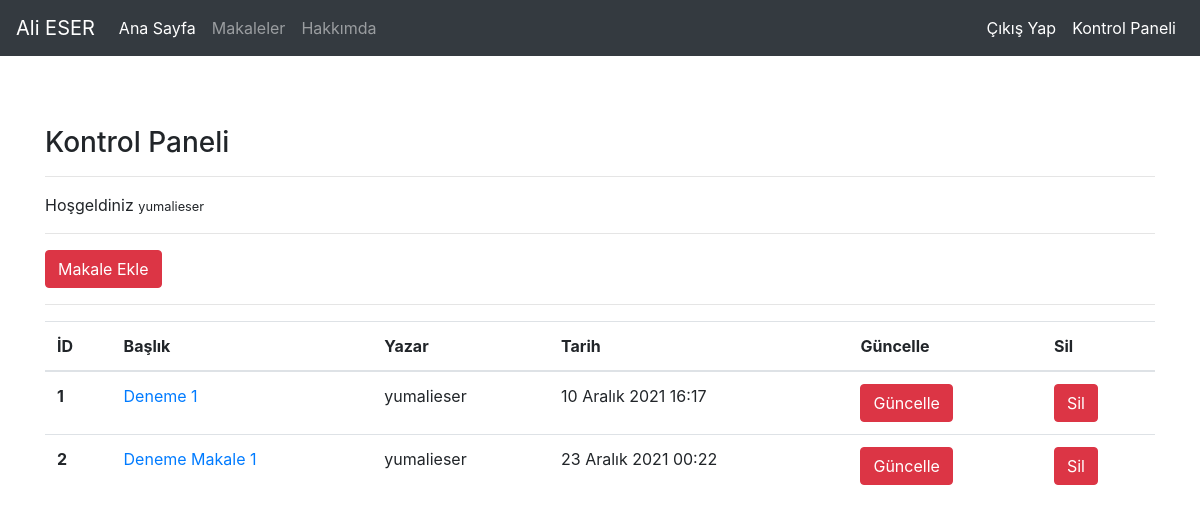
Screenshot of /articles/dashboard/ (signed in) with the database file from the repository.
### article/models.py (models this page shows, shortened)
class Article(models.Model):
    author = models.ForeignKey("auth.User",on_delete=models.CASCADE, verbose_name = "Yazar")
    title = models.CharField(max_length= 50, verbose_name = "Başlık")
    content = models.TextField(verbose_name = "İçerik")
    created_date = models.DateTimeField(auto_now_add=True)
    article_image = models.FileField(blank = True,null = True,verbose_name="Makaleye Fotoğraf Ekleyin")

### article/views.py (the view)
# urls.py: path('dashboard/', views.dashboard,name= "dashboard"),
@login_required
def dashboard(request):
    articles = Article.objects.filter(author = request.user)
    context = {
        "articles":articles
    }
    return render(request,"dashboard.html",context)

### templates/dashboard.html
{% extends "layout.html" %}
{% block body %}
<h3>Kontrol Paneli</h3>
<hr>
<p>
    Hoşgeldiniz <small>{{request.user.username}}</small>
</p>
<hr>
<a class="btn btn-danger" href = "/articles/addarticle">Makale Ekle</a>
<hr>
{% if articles %}
    <table class="table">
  <thead>
    <tr>
      <th scope="col">İD</th>
      <th scope="col">Başlık</th>
      <th scope="col">Yazar</th>
      <th scope="col">Tarih</th>
      <th scope="col">Güncelle</th>
      <th scope="col">Sil</th>
    </tr>
  </thead>
  <tbody>
  {% for article in articles %}
    <tr>
      <th scope="row">{{article.id}}</th>
      <td><a href="/articles/article/{{article.id}}">{{article.title}}</a></td>
      <td>{{article.author.username}}</td>
      <td>{{article.created_date}}</td>
      <td><a class="btn btn-danger" href = "/articles/update/{{article.id}}">Güncelle</a></td>
      <td><a class="btn btn-danger" href = "/articles/delete/{{article.id}}">Sil</a></td>
    </tr>
  {% endfor %}
  </tbody>
</table>
{% else %}
<div class = "alert alert-danger">
    Henüz Bir Makaleniz Bulunmuyor...
</div>
{% endif %}
{% endblock body %}

### rows the page displays
Article: id "1", title "Deneme 1", author.username "yumalieser", created_date "10 Aralık 2021 16:17"
Article: id "2", title "Deneme Makale 1", author.username "yumalieser", created_date "23 Aralık 2021 00:22"

### other values shown
{{ request.user.username }} "yumalieser"
